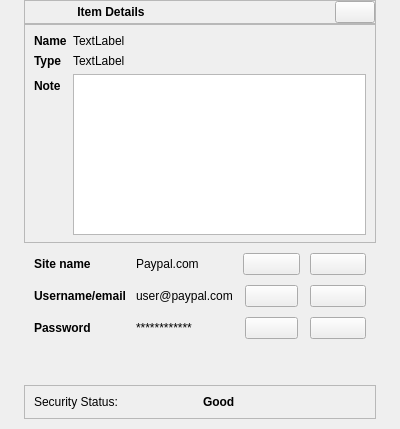
<?xml version="1.0" encoding="UTF-8"?>
<ui version="4.0">
 <class>VaultItemDetailsForm</class>
 <widget class="QFrame" name="VaultItemDetailsForm">
  <property name="geometry">
   <rect>
    <x>0</x>
    <y>0</y>
    <width>400</width>
    <height>429</height>
   </rect>
  </property>
  <property name="windowTitle">
   <string>Frame</string>
  </property>
  <layout class="QVBoxLayout" name="verticalLayout">
   <property name="spacing">
    <number>0</number>
   </property>
   <property name="leftMargin">
    <number>0</number>
   </property>
   <property name="topMargin">
    <number>0</number>
   </property>
   <property name="rightMargin">
    <number>0</number>
   </property>
   <property name="bottomMargin">
    <number>0</number>
   </property>
   <item alignment="Qt::AlignmentFlag::AlignHCenter|Qt::AlignmentFlag::AlignVCenter">
    <widget class="QWidget" name="details" native="true">
     <property name="minimumSize">
      <size>
       <width>300</width>
       <height>0</height>
      </size>
     </property>
     <property name="maximumSize">
      <size>
       <width>16777215</width>
       <height>16777215</height>
      </size>
     </property>
     <layout class="QVBoxLayout" name="verticalLayout_4">
      <property name="spacing">
       <number>0</number>
      </property>
      <property name="leftMargin">
       <number>0</number>
      </property>
      <property name="topMargin">
       <number>0</number>
      </property>
      <property name="rightMargin">
       <number>0</number>
      </property>
      <property name="bottomMargin">
       <number>0</number>
      </property>
      <item>
       <widget class="QFrame" name="frame">
        <property name="frameShape">
         <enum>QFrame::Shape::StyledPanel</enum>
        </property>
        <property name="frameShadow">
         <enum>QFrame::Shadow::Raised</enum>
        </property>
        <layout class="QHBoxLayout" name="horizontalLayout">
         <property name="leftMargin">
          <number>0</number>
         </property>
         <property name="topMargin">
          <number>0</number>
         </property>
         <property name="rightMargin">
          <number>0</number>
         </property>
         <property name="bottomMargin">
          <number>0</number>
         </property>
         <item>
          <widget class="QLabel" name="label_9">
           <property name="font">
            <font>
             <bold>true</bold>
            </font>
           </property>
           <property name="text">
            <string>Item Details</string>
           </property>
           <property name="alignment">
            <set>Qt::AlignmentFlag::AlignCenter</set>
           </property>
          </widget>
         </item>
         <item alignment="Qt::AlignmentFlag::AlignRight">
          <widget class="QPushButton" name="closeBtn">
           <property name="text">
            <string/>
           </property>
           <property name="icon">
            <iconset resource="../Qss/icons/_icons.qrc">
             <normaloff>:/material_design/icons/material_design/close.png</normaloff>:/material_design/icons/material_design/close.png</iconset>
           </property>
          </widget>
         </item>
        </layout>
       </widget>
      </item>
      <item>
       <widget class="QCustomHorizontalSeparator" name="customHorizontalSeparator_2"/>
      </item>
      <item>
       <widget class="QFrame" name="frame_3">
        <property name="frameShape">
         <enum>QFrame::Shape::StyledPanel</enum>
        </property>
        <property name="frameShadow">
         <enum>QFrame::Shadow::Raised</enum>
        </property>
        <layout class="QFormLayout" name="formLayout">
         <property name="bottomMargin">
          <number>7</number>
         </property>
         <item row="0" column="0">
          <widget class="QLabel" name="label">
           <property name="font">
            <font>
             <bold>true</bold>
            </font>
           </property>
           <property name="text">
            <string>Name</string>
           </property>
          </widget>
         </item>
         <item row="0" column="1">
          <widget class="QLabel" name="itemNameLabel">
           <property name="text">
            <string>TextLabel</string>
           </property>
          </widget>
         </item>
         <item row="1" column="0">
          <widget class="QLabel" name="label_3">
           <property name="font">
            <font>
             <bold>true</bold>
            </font>
           </property>
           <property name="text">
            <string>Type</string>
           </property>
          </widget>
         </item>
         <item row="1" column="1">
          <widget class="QLabel" name="itemTypeLabel">
           <property name="text">
            <string>TextLabel</string>
           </property>
          </widget>
         </item>
         <item row="2" column="0">
          <widget class="QLabel" name="label_23">
           <property name="font">
            <font>
             <bold>true</bold>
            </font>
           </property>
           <property name="text">
            <string>Note</string>
           </property>
          </widget>
         </item>
         <item row="2" column="1">
          <widget class="QPlainTextEdit" name="itemNotesTextEdit">
           <property name="readOnly">
            <bool>true</bool>
           </property>
          </widget>
         </item>
        </layout>
       </widget>
      </item>
      <item alignment="Qt::AlignmentFlag::AlignHCenter|Qt::AlignmentFlag::AlignTop">
       <widget class="QCustomQStackedWidget" name="itemDetailsPages">
        <property name="sizePolicy">
         <sizepolicy hsizetype="Preferred" vsizetype="Preferred">
          <horstretch>0</horstretch>
          <verstretch>0</verstretch>
         </sizepolicy>
        </property>
        <property name="currentIndex">
         <number>0</number>
        </property>
        <widget class="QWidget" name="passwordPage">
         <layout class="QGridLayout" name="gridLayout_3">
          <property name="leftMargin">
           <number>10</number>
          </property>
          <property name="topMargin">
           <number>10</number>
          </property>
          <property name="rightMargin">
           <number>10</number>
          </property>
          <property name="bottomMargin">
           <number>10</number>
          </property>
          <property name="spacing">
           <number>10</number>
          </property>
          <item row="2" column="3">
           <widget class="QPushButton" name="showPasswordBtn">
            <property name="text">
             <string/>
            </property>
            <property name="icon">
             <iconset resource="../Qss/icons/_icons.qrc">
              <normaloff>:/font_awesome_solid/icons/font_awesome/solid/eye-slash.png</normaloff>:/font_awesome_solid/icons/font_awesome/solid/eye-slash.png</iconset>
            </property>
           </widget>
          </item>
          <item row="2" column="0">
           <widget class="QLabel" name="label_12">
            <property name="font">
             <font>
              <bold>true</bold>
             </font>
            </property>
            <property name="text">
             <string>Password </string>
            </property>
           </widget>
          </item>
          <item row="0" column="1">
           <widget class="QLabel" name="siteValueLabel">
            <property name="text">
             <string>Paypal.com</string>
            </property>
           </widget>
          </item>
          <item row="2" column="2" alignment="Qt::AlignmentFlag::AlignHCenter">
           <widget class="QPushButton" name="copyPasswordBtn">
            <property name="minimumSize">
             <size>
              <width>53</width>
              <height>0</height>
             </size>
            </property>
            <property name="text">
             <string/>
            </property>
            <property name="icon">
             <iconset resource="../Qss/icons/_icons.qrc">
              <normaloff>:/material_design/icons/material_design/content_copy.png</normaloff>:/material_design/icons/material_design/content_copy.png</iconset>
            </property>
           </widget>
          </item>
          <item row="3" column="0" colspan="4">
           <widget class="QCustomHorizontalSeparator" name="customHorizontalSeparator_4"/>
          </item>
          <item row="2" column="1">
           <widget class="QLabel" name="passwordValueLabel">
            <property name="text">
             <string>************</string>
            </property>
           </widget>
          </item>
          <item row="1" column="3">
           <widget class="QPushButton" name="showUsernameBtn">
            <property name="text">
             <string/>
            </property>
            <property name="icon">
             <iconset resource="../Qss/icons/_icons.qrc">
              <normaloff>:/font_awesome_solid/icons/font_awesome/solid/eye.png</normaloff>:/font_awesome_solid/icons/font_awesome/solid/eye.png</iconset>
            </property>
           </widget>
          </item>
          <item row="1" column="1">
           <widget class="QLabel" name="usernameValueLabel">
            <property name="text">
             <string>user@paypal.com</string>
            </property>
           </widget>
          </item>
          <item row="0" column="0">
           <widget class="QLabel" name="label_10">
            <property name="font">
             <font>
              <bold>true</bold>
             </font>
            </property>
            <property name="text">
             <string>Site name</string>
            </property>
           </widget>
          </item>
          <item row="1" column="2" alignment="Qt::AlignmentFlag::AlignHCenter">
           <widget class="QPushButton" name="copyUsernameBtn">
            <property name="minimumSize">
             <size>
              <width>53</width>
              <height>0</height>
             </size>
            </property>
            <property name="text">
             <string/>
            </property>
            <property name="icon">
             <iconset resource="../Qss/icons/_icons.qrc">
              <normaloff>:/material_design/icons/material_design/content_copy.png</normaloff>:/material_design/icons/material_design/content_copy.png</iconset>
            </property>
           </widget>
          </item>
          <item row="1" column="0">
           <widget class="QLabel" name="label_11">
            <property name="font">
             <font>
              <bold>true</bold>
             </font>
            </property>
            <property name="text">
             <string>Username/email</string>
            </property>
            <property name="wordWrap">
             <bool>true</bool>
            </property>
           </widget>
          </item>
          <item row="0" column="2">
           <widget class="QPushButton" name="copySiteBtn">
            <property name="text">
             <string/>
            </property>
            <property name="icon">
             <iconset resource="../Qss/icons/_icons.qrc">
              <normaloff>:/material_design/icons/material_design/content_copy.png</normaloff>:/material_design/icons/material_design/content_copy.png</iconset>
            </property>
           </widget>
          </item>
          <item row="0" column="3">
           <widget class="QPushButton" name="openSiteBtn">
            <property name="text">
             <string/>
            </property>
            <property name="icon">
             <iconset resource="../Qss/icons/_icons.qrc">
              <normaloff>:/material_design/icons/material_design/open_in_new.png</normaloff>:/material_design/icons/material_design/open_in_new.png</iconset>
            </property>
           </widget>
          </item>
         </layout>
        </widget>
        <widget class="QWidget" name="notePage">
         <layout class="QFormLayout" name="formLayout_2">
          <item row="0" column="0">
           <widget class="QLabel" name="label_2">
            <property name="font">
             <font/>
            </property>
            <property name="text">
             <string>Note Title</string>
            </property>
           </widget>
          </item>
          <item row="0" column="1">
           <widget class="QLabel" name="noteTitleLabel">
            <property name="text">
             <string>TextLabel</string>
            </property>
           </widget>
          </item>
          <item row="1" column="0">
           <widget class="QLabel" name="label_14">
            <property name="font">
             <font/>
            </property>
            <property name="text">
             <string>Note Content</string>
            </property>
           </widget>
          </item>
          <item row="1" column="1">
           <widget class="QPlainTextEdit" name="noteContentTextEdit">
            <property name="autoFillBackground">
             <bool>false</bool>
            </property>
            <property name="readOnly">
             <bool>true</bool>
            </property>
           </widget>
          </item>
         </layout>
        </widget>
        <widget class="QWidget" name="paymentCardPage">
         <layout class="QGridLayout" name="gridLayout">
          <item row="4" column="1" alignment="Qt::AlignmentFlag::AlignTop">
           <widget class="QWidget" name="widget_2" native="true">
            <layout class="QGridLayout" name="gridLayout_4">
             <item row="3" column="0">
              <widget class="QLabel" name="label_31">
               <property name="font">
                <font>
                 <bold>true</bold>
                </font>
               </property>
               <property name="text">
                <string>CVV</string>
               </property>
              </widget>
             </item>
             <item row="0" column="2">
              <widget class="QPushButton" name="copyCardNumberBtn">
               <property name="text">
                <string/>
               </property>
               <property name="icon">
                <iconset resource="../Qss/icons/_icons.qrc">
                 <normaloff>:/material_design/icons/material_design/content_copy.png</normaloff>:/material_design/icons/material_design/content_copy.png</iconset>
               </property>
              </widget>
             </item>
             <item row="1" column="1">
              <widget class="QLabel" name="cardExpiryValueLabel">
               <property name="text">
                <string>TextLabel</string>
               </property>
              </widget>
             </item>
             <item row="0" column="0">
              <widget class="QLabel" name="label_4">
               <property name="font">
                <font>
                 <bold>true</bold>
                </font>
               </property>
               <property name="text">
                <string>Number</string>
               </property>
              </widget>
             </item>
             <item row="2" column="1">
              <widget class="QLabel" name="cardHolderValueLabel">
               <property name="text">
                <string>TextLabel</string>
               </property>
              </widget>
             </item>
             <item row="2" column="2">
              <widget class="QPushButton" name="copyHolderBtn">
               <property name="text">
                <string/>
               </property>
               <property name="icon">
                <iconset resource="../Qss/icons/_icons.qrc">
                 <normaloff>:/material_design/icons/material_design/content_copy.png</normaloff>:/material_design/icons/material_design/content_copy.png</iconset>
               </property>
              </widget>
             </item>
             <item row="1" column="0">
              <widget class="QLabel" name="label_16">
               <property name="font">
                <font>
                 <bold>true</bold>
                </font>
               </property>
               <property name="text">
                <string>Expiry</string>
               </property>
              </widget>
             </item>
             <item row="3" column="1">
              <widget class="QLabel" name="cardCvvValueLabel">
               <property name="text">
                <string>TextLabel</string>
               </property>
              </widget>
             </item>
             <item row="2" column="0">
              <widget class="QLabel" name="label_25">
               <property name="font">
                <font>
                 <bold>true</bold>
                </font>
               </property>
               <property name="text">
                <string>Holder</string>
               </property>
              </widget>
             </item>
             <item row="0" column="1">
              <widget class="QLabel" name="cardNumberValueLabel">
               <property name="text">
                <string>TextLabel</string>
               </property>
              </widget>
             </item>
             <item row="1" column="2">
              <widget class="QPushButton" name="copyExpiryBtn">
               <property name="text">
                <string/>
               </property>
               <property name="icon">
                <iconset resource="../Qss/icons/_icons.qrc">
                 <normaloff>:/material_design/icons/material_design/content_copy.png</normaloff>:/material_design/icons/material_design/content_copy.png</iconset>
               </property>
              </widget>
             </item>
             <item row="3" column="4">
              <widget class="QPushButton" name="showCvvBtn">
               <property name="text">
                <string/>
               </property>
               <property name="icon">
                <iconset resource="../Qss/icons/_icons.qrc">
                 <normaloff>:/material_design/icons/material_design/remove_red_eye.png</normaloff>:/material_design/icons/material_design/remove_red_eye.png</iconset>
               </property>
              </widget>
             </item>
             <item row="3" column="2">
              <widget class="QPushButton" name="copyCvvBtn">
               <property name="text">
                <string/>
               </property>
               <property name="icon">
                <iconset resource="../Qss/icons/_icons.qrc">
                 <normaloff>:/material_design/icons/material_design/content_copy.png</normaloff>:/material_design/icons/material_design/content_copy.png</iconset>
               </property>
              </widget>
             </item>
            </layout>
           </widget>
          </item>
         </layout>
        </widget>
        <widget class="QWidget" name="contactPage">
         <layout class="QGridLayout" name="gridLayout_5">
          <property name="leftMargin">
           <number>0</number>
          </property>
          <property name="topMargin">
           <number>0</number>
          </property>
          <property name="rightMargin">
           <number>0</number>
          </property>
          <property name="bottomMargin">
           <number>0</number>
          </property>
          <property name="spacing">
           <number>0</number>
          </property>
          <item row="0" column="0" alignment="Qt::AlignmentFlag::AlignTop">
           <widget class="QWidget" name="widget" native="true">
            <layout class="QGridLayout" name="gridLayout_2">
             <item row="0" column="0">
              <widget class="QLabel" name="label_15">
               <property name="text">
                <string>Name</string>
               </property>
              </widget>
             </item>
             <item row="0" column="1">
              <widget class="QLabel" name="contactNameValueLabel">
               <property name="text">
                <string>TextLabel</string>
               </property>
              </widget>
             </item>
             <item row="0" column="2">
              <widget class="QPushButton" name="copyNameBtn">
               <property name="text">
                <string/>
               </property>
               <property name="icon">
                <iconset resource="../Qss/icons/_icons.qrc">
                 <normaloff>:/material_design/icons/material_design/content_copy.png</normaloff>:/material_design/icons/material_design/content_copy.png</iconset>
               </property>
              </widget>
             </item>
             <item row="1" column="0">
              <widget class="QLabel" name="label_26">
               <property name="text">
                <string>Email</string>
               </property>
              </widget>
             </item>
             <item row="1" column="1">
              <widget class="QLabel" name="contactEmailValueLabel">
               <property name="text">
                <string>TextLabel</string>
               </property>
              </widget>
             </item>
             <item row="1" column="2">
              <widget class="QPushButton" name="copyEmailBtn">
               <property name="text">
                <string/>
               </property>
               <property name="icon">
                <iconset resource="../Qss/icons/_icons.qrc">
                 <normaloff>:/material_design/icons/material_design/content_copy.png</normaloff>:/material_design/icons/material_design/content_copy.png</iconset>
               </property>
              </widget>
             </item>
             <item row="2" column="0">
              <widget class="QLabel" name="label_33">
               <property name="text">
                <string>Phone</string>
               </property>
              </widget>
             </item>
             <item row="2" column="1">
              <widget class="QLabel" name="contactPhoneValueLabel">
               <property name="text">
                <string>TextLabel</string>
               </property>
              </widget>
             </item>
             <item row="2" column="2">
              <widget class="QPushButton" name="copyPhoneBtn">
               <property name="text">
                <string/>
               </property>
               <property name="icon">
                <iconset resource="../Qss/icons/_icons.qrc">
                 <normaloff>:/material_design/icons/material_design/content_copy.png</normaloff>:/material_design/icons/material_design/content_copy.png</iconset>
               </property>
              </widget>
             </item>
            </layout>
           </widget>
          </item>
         </layout>
        </widget>
       </widget>
      </item>
      <item>
       <widget class="QFrame" name="securityStatus">
        <property name="frameShape">
         <enum>QFrame::Shape::StyledPanel</enum>
        </property>
        <property name="frameShadow">
         <enum>QFrame::Shadow::Raised</enum>
        </property>
        <layout class="QHBoxLayout" name="horizontalLayout_13">
         <item>
          <widget class="QLabel" name="label_17">
           <property name="text">
            <string>Security Status: </string>
           </property>
          </widget>
         </item>
         <item>
          <widget class="QLabel" name="label_18">
           <property name="font">
            <font>
             <bold>true</bold>
            </font>
           </property>
           <property name="text">
            <string>Good</string>
           </property>
          </widget>
         </item>
        </layout>
       </widget>
      </item>
      <item>
       <spacer name="verticalSpacer">
        <property name="orientation">
         <enum>Qt::Orientation::Vertical</enum>
        </property>
        <property name="sizeHint" stdset="0">
         <size>
          <width>20</width>
          <height>40</height>
         </size>
        </property>
       </spacer>
      </item>
     </layout>
    </widget>
   </item>
  </layout>
 </widget>
 <customwidgets>
  <customwidget>
   <class>QCustomHorizontalSeparator</class>
   <extends>QWidget</extends>
   <header>Custom_Widgets.QCustomHorizontalSeparator</header>
  </customwidget>
  <customwidget>
   <class>QCustomQStackedWidget</class>
   <extends>QStackedWidget</extends>
   <header>Custom_Widgets.QCustomQStackedWidget</header>
   <container>1</container>
  </customwidget>
 </customwidgets>
 <resources>
  <include location="../Qss/icons/_icons.qrc"/>
 </resources>
 <connections/>
</ui>
